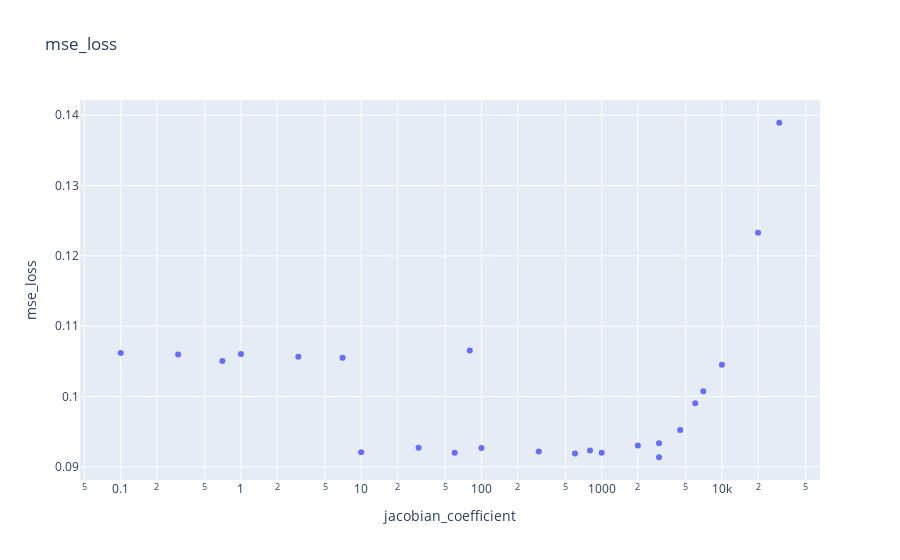
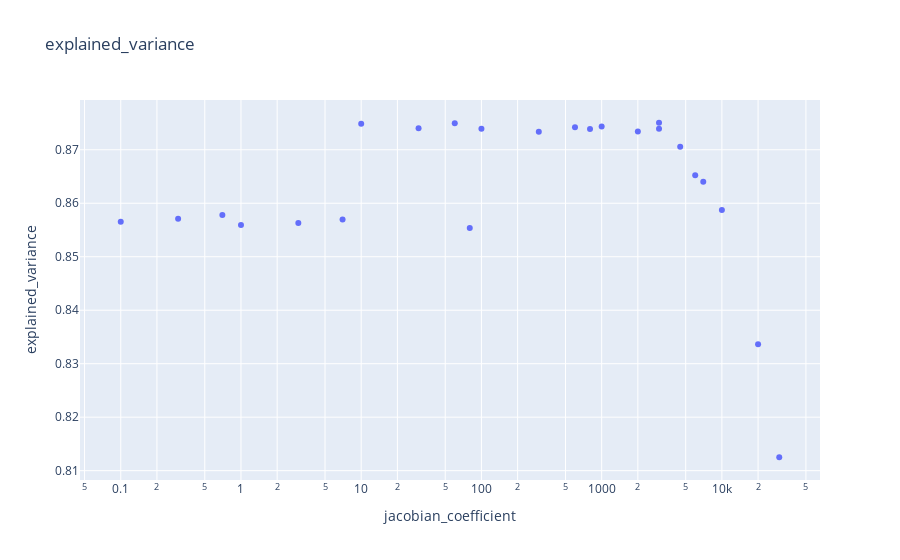
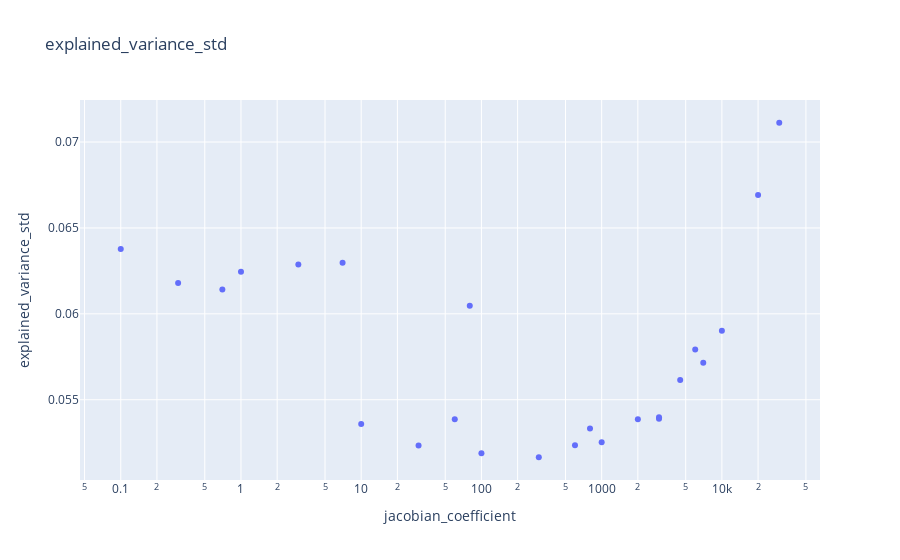
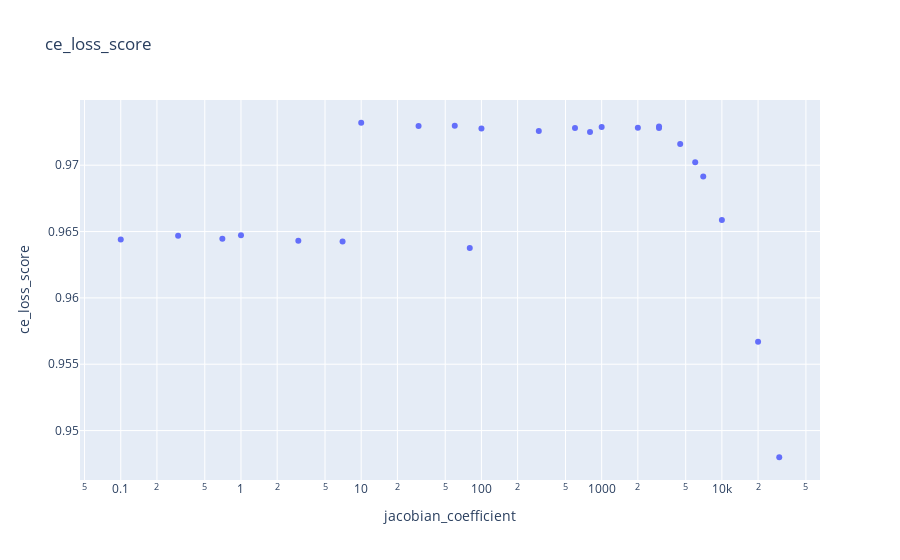

The code cell stored with these charts, in order, in its notebook:
### Code cell
jac_range = [0, 30_000]
df_filtered = df[df["jacobian_coefficient"] >= jac_range[0]]
df_filtered = df_filtered[df_filtered["jacobian_coefficient"] <= jac_range[1]]

for m in metrics:
    metric = m.split(".")[1] if "." in m else m.split("/")[1]
    px.scatter(df_filtered, x="jacobian_coefficient", y=metric, log_x=True, title=metric).show()

### Figure 1 — Plotly figure (JSON) as saved in the notebook; plotly's stock layout.template omitted (floating-point values rounded to 4 significant figures)
{"data": [{"hovertemplate": "jacobian_coefficient=%{x}<br>mse_loss=%{y}<extra></extra>", "legendgroup": "", "marker": {"color": "#636efa", "symbol": "circle"}, "mode": "markers", "name": "", "orientation": "v", "showlegend": false, "type": "scatter", "x": [3000, 1000, 600, 300, 100, 3000, 6000, 10000, 30000, 2000, 4500, 7000, 20000, 800, 10, 30, 60, 0.1, 0.3, 0.7, 1, 3, 7, 80], "xaxis": "x", "y": [0.09335, 0.09202, 0.09191, 0.09219, 0.09269, 0.09137, 0.09903, 0.1045, 0.1389, 0.09303, 0.09525, 0.1007, 0.1233, 0.09233, 0.09209, 0.09272, 0.09202, 0.1062, 0.106, 0.1051, 0.1061, 0.1056, 0.1055, 0.1065], "yaxis": "y"}], "layout": {"legend": {"tracegroupgap": 0}, "title": {"text": "mse_loss"}, "xaxis": {"anchor": "y", "domain": [0, 1], "title": {"text": "jacobian_coefficient"}, "type": "log"}, "yaxis": {"anchor": "x", "domain": [0, 1], "title": {"text": "mse_loss"}}}}

### Figure 2 — Plotly figure (JSON) as saved in the notebook; plotly's stock layout.template omitted (floating-point values rounded to 4 significant figures)
{"data": [{"hovertemplate": "jacobian_coefficient=%{x}<br>explained_variance=%{y}<extra></extra>", "legendgroup": "", "marker": {"color": "#636efa", "symbol": "circle"}, "mode": "markers", "name": "", "orientation": "v", "showlegend": false, "type": "scatter", "x": [3000, 1000, 600, 300, 100, 3000, 6000, 10000, 30000, 2000, 4500, 7000, 20000, 800, 10, 30, 60, 0.1, 0.3, 0.7, 1, 3, 7, 80], "xaxis": "x", "y": [0.8739, 0.8744, 0.8742, 0.8734, 0.8739, 0.8751, 0.8653, 0.8587, 0.8125, 0.8734, 0.8706, 0.864, 0.8336, 0.8739, 0.8749, 0.874, 0.8749, 0.8565, 0.8571, 0.8578, 0.8559, 0.8563, 0.857, 0.8554], "yaxis": "y"}], "layout": {"legend": {"tracegroupgap": 0}, "title": {"text": "explained_variance"}, "xaxis": {"anchor": "y", "domain": [0, 1], "title": {"text": "jacobian_coefficient"}, "type": "log"}, "yaxis": {"anchor": "x", "domain": [0, 1], "title": {"text": "explained_variance"}}}}

### Figure 3 — Plotly figure (JSON) as saved in the notebook; plotly's stock layout.template omitted (floating-point values rounded to 4 significant figures)
{"data": [{"hovertemplate": "jacobian_coefficient=%{x}<br>explained_variance_std=%{y}<extra></extra>", "legendgroup": "", "marker": {"color": "#636efa", "symbol": "circle"}, "mode": "markers", "name": "", "orientation": "v", "showlegend": false, "type": "scatter", "x": [3000, 1000, 600, 300, 100, 3000, 6000, 10000, 30000, 2000, 4500, 7000, 20000, 800, 10, 30, 60, 0.1, 0.3, 0.7, 1, 3, 7, 80], "xaxis": "x", "y": [0.05389, 0.05252, 0.05236, 0.05165, 0.05189, 0.05399, 0.05793, 0.05902, 0.07112, 0.05387, 0.05615, 0.05715, 0.06692, 0.05332, 0.05358, 0.05233, 0.05387, 0.06377, 0.06179, 0.06142, 0.06245, 0.06287, 0.06297, 0.06047], "yaxis": "y"}], "layout": {"legend": {"tracegroupgap": 0}, "title": {"text": "explained_variance_std"}, "xaxis": {"anchor": "y", "domain": [0, 1], "title": {"text": "jacobian_coefficient"}, "type": "log"}, "yaxis": {"anchor": "x", "domain": [0, 1], "title": {"text": "explained_variance_std"}}}}

### Figure 4 — Plotly figure (JSON) as saved in the notebook; plotly's stock layout.template omitted (floating-point values rounded to 4 significant figures)
{"data": [{"hovertemplate": "jacobian_coefficient=%{x}<br>ce_loss_score=%{y}<extra></extra>", "legendgroup": "", "marker": {"color": "#636efa", "symbol": "circle"}, "mode": "markers", "name": "", "orientation": "v", "showlegend": false, "type": "scatter", "x": [3000, 1000, 600, 300, 100, 3000, 6000, 10000, 30000, 2000, 4500, 7000, 20000, 800, 10, 30, 60, 0.1, 0.3, 0.7, 1, 3, 7, 80], "xaxis": "x", "y": [0.9729, 0.9729, 0.9728, 0.9726, 0.9728, 0.9728, 0.9702, 0.9659, 0.948, 0.9728, 0.9716, 0.9692, 0.9567, 0.9725, 0.9732, 0.9729, 0.973, 0.9644, 0.9647, 0.9645, 0.9647, 0.9643, 0.9643, 0.9638], "yaxis": "y"}], "layout": {"legend": {"tracegroupgap": 0}, "title": {"text": "ce_loss_score"}, "xaxis": {"anchor": "y", "domain": [0, 1], "title": {"text": "jacobian_coefficient"}, "type": "log"}, "yaxis": {"anchor": "x", "domain": [0, 1], "title": {"text": "ce_loss_score"}}}}
